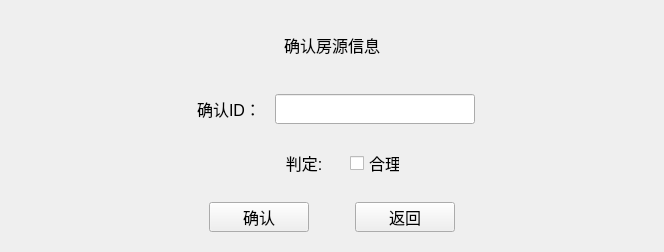
          <widget class="QWidget" name="PAGE_Ensure">
           <layout class="QVBoxLayout" name="verticalLayout_7">
            <item>
             <widget class="QWidget" name="widget_6" native="true">
              <layout class="QHBoxLayout" name="horizontalLayout_10">
               <item>
                <spacer name="horizontalSpacer_20">
                 <property name="orientation">
                  <enum>Qt::Horizontal</enum>
                 </property>
                 <property name="sizeHint" stdset="0">
                  <size>
                   <width>261</width>
                   <height>20</height>
                  </size>
                 </property>
                </spacer>
               </item>
               <item>
                <widget class="QLabel" name="LBL_HouSureTitle">
                 <property name="minimumSize">
                  <size>
                   <width>100</width>
                   <height>50</height>
                  </size>
                 </property>
                 <property name="maximumSize">
                  <size>
                   <width>100</width>
                   <height>50</height>
                  </size>
                 </property>
                 <property name="font">
                  <font>
                   <pointsize>12</pointsize>
                  </font>
                 </property>
                 <property name="text">
                  <string>确认房源信息</string>
                 </property>
                 <property name="alignment">
                  <set>Qt::AlignCenter</set>
                 </property>
                </widget>
               </item>
               <item>
                <spacer name="horizontalSpacer_19">
                 <property name="orientation">
                  <enum>Qt::Horizontal</enum>
                 </property>
                 <property name="sizeHint" stdset="0">
                  <size>
                   <width>261</width>
                   <height>20</height>
                  </size>
                 </property>
                </spacer>
               </item>
              </layout>
             </widget>
            </item>
            <item>
             <widget class="QWidget" name="widget_2" native="true">
              <layout class="QHBoxLayout" name="horizontalLayout_7">
               <item>
                <spacer name="horizontalSpacer_13">
                 <property name="orientation">
                  <enum>Qt::Horizontal</enum>
                 </property>
                 <property name="sizeHint" stdset="0">
                  <size>
                   <width>169</width>
                   <height>20</height>
                  </size>
                 </property>
                </spacer>
               </item>
               <item>
                <widget class="QLabel" name="LBL_EnsureID">
                 <property name="minimumSize">
                  <size>
                   <width>80</width>
                   <height>30</height>
                  </size>
                 </property>
                 <property name="maximumSize">
                  <size>
                   <width>80</width>
                   <height>30</height>
                  </size>
                 </property>
                 <property name="font">
                  <font>
                   <pointsize>12</pointsize>
                  </font>
                 </property>
                 <property name="text">
                  <string>确认ID：</string>
                 </property>
                 <property name="alignment">
                  <set>Qt::AlignCenter</set>
                 </property>
                </widget>
               </item>
               <item>
                <widget class="QLineEdit" name="LET_SelectHouID">
                 <property name="sizePolicy">
                  <sizepolicy hsizetype="Preferred" vsizetype="Preferred">
                   <horstretch>0</horstretch>
                   <verstretch>0</verstretch>
                  </sizepolicy>
                 </property>
                 <property name="minimumSize">
                  <size>
                   <width>200</width>
                   <height>30</height>
                  </size>
                 </property>
                 <property name="maximumSize">
                  <size>
                   <width>200</width>
                   <height>30</height>
                  </size>
                 </property>
                </widget>
               </item>
               <item>
                <spacer name="horizontalSpacer_14">
                 <property name="orientation">
                  <enum>Qt::Horizontal</enum>
                 </property>
                 <property name="sizeHint" stdset="0">
                  <size>
                   <width>169</width>
                   <height>20</height>
                  </size>
                 </property>
                </spacer>
               </item>
              </layout>
             </widget>
            </item>
            <item>
             <widget class="QWidget" name="widget_4" native="true">
              <layout class="QHBoxLayout" name="horizontalLayout_8">
               <item>
                <spacer name="horizontalSpacer_15">
                 <property name="orientation">
                  <enum>Qt::Horizontal</enum>
                 </property>
                 <property name="sizeHint" stdset="0">
                  <size>
                   <width>244</width>
                   <height>20</height>
                  </size>
                 </property>
                </spacer>
               </item>
               <item>
                <widget class="QLabel" name="LBL_Pend">
                 <property name="minimumSize">
                  <size>
                   <width>80</width>
                   <height>30</height>
                  </size>
                 </property>
                 <property name="maximumSize">
                  <size>
                   <width>80</width>
                   <height>30</height>
                  </size>
                 </property>
                 <property name="font">
                  <font>
                   <pointsize>12</pointsize>
                  </font>
                 </property>
                 <property name="text">
                  <string>判定:</string>
                 </property>
                 <property name="alignment">
                  <set>Qt::AlignCenter</set>
                 </property>
                </widget>
               </item>
               <item>
                <widget class="QCheckBox" name="CBX_Pend">
                 <property name="sizePolicy">
                  <sizepolicy hsizetype="Preferred" vsizetype="Preferred">
                   <horstretch>0</horstretch>
                   <verstretch>0</verstretch>
                  </sizepolicy>
                 </property>
                 <property name="minimumSize">
                  <size>
                   <width>50</width>
                   <height>30</height>
                  </size>
                 </property>
                 <property name="maximumSize">
                  <size>
                   <width>50</width>
                   <height>30</height>
                  </size>
                 </property>
                 <property name="font">
                  <font>
                   <pointsize>12</pointsize>
                  </font>
                 </property>
                 <property name="text">
                  <string>合理</string>
                 </property>
                </widget>
               </item>
               <item>
                <spacer name="horizontalSpacer_16">
                 <property name="orientation">
                  <enum>Qt::Horizontal</enum>
                 </property>
                 <property name="sizeHint" stdset="0">
                  <size>
                   <width>244</width>
                   <height>20</height>
                  </size>
                 </property>
                </spacer>
               </item>
              </layout>
             </widget>
            </item>
            <item>
             <widget class="QWidget" name="widget_5" native="true">
              <layout class="QHBoxLayout" name="horizontalLayout_9">
               <item>
                <spacer name="horizontalSpacer_17">
                 <property name="orientation">
                  <enum>Qt::Horizontal</enum>
                 </property>
                 <property name="sizeHint" stdset="0">
                  <size>
                   <width>187</width>
                   <height>20</height>
                  </size>
                 </property>
                </spacer>
               </item>
               <item>
                <widget class="QPushButton" name="BTN_PendSure">
                 <property name="sizePolicy">
                  <sizepolicy hsizetype="Preferred" vsizetype="Preferred">
                   <horstretch>0</horstretch>
                   <verstretch>0</verstretch>
                  </sizepolicy>
                 </property>
                 <property name="minimumSize">
                  <size>
                   <width>100</width>
                   <height>30</height>
                  </size>
                 </property>
                 <property name="maximumSize">
                  <size>
                   <width>100</width>
                   <height>30</height>
                  </size>
                 </property>
                 <property name="font">
                  <font>
                   <pointsize>12</pointsize>
                  </font>
                 </property>
                 <property name="text">
                  <string>确认</string>
                 </property>
                </widget>
               </item>
               <item>
                <spacer name="horizontalSpacer_21">
                 <property name="orientation">
                  <enum>Qt::Horizontal</enum>
                 </property>
                 <property name="sizeType">
                  <enum>QSizePolicy::Preferred</enum>
                 </property>
                 <property name="sizeHint" stdset="0">
                  <size>
                   <width>40</width>
                   <height>20</height>
                  </size>
                 </property>
                </spacer>
               </item>
               <item>
                <widget class="QPushButton" name="BTN_HousePre">
                 <property name="sizePolicy">
                  <sizepolicy hsizetype="Preferred" vsizetype="Preferred">
                   <horstretch>0</horstretch>
                   <verstretch>0</verstretch>
                  </sizepolicy>
                 </property>
                 <property name="minimumSize">
                  <size>
                   <width>100</width>
                   <height>30</height>
                  </size>
                 </property>
                 <property name="maximumSize">
                  <size>
                   <width>100</width>
                   <height>30</height>
                  </size>
                 </property>
                 <property name="font">
                  <font>
                   <pointsize>12</pointsize>
                  </font>
                 </property>
                 <property name="text">
                  <string>返回</string>
                 </property>
                </widget>
               </item>
               <item>
                <spacer name="horizontalSpacer_18">
                 <property name="orientation">
                  <enum>Qt::Horizontal</enum>
                 </property>
                 <property name="sizeHint" stdset="0">
                  <size>
                   <width>187</width>
                   <height>20</height>
                  </size>
                 </property>
                </spacer>
               </item>
              </layout>
             </widget>
            </item>
           </layout>
          </widget>
